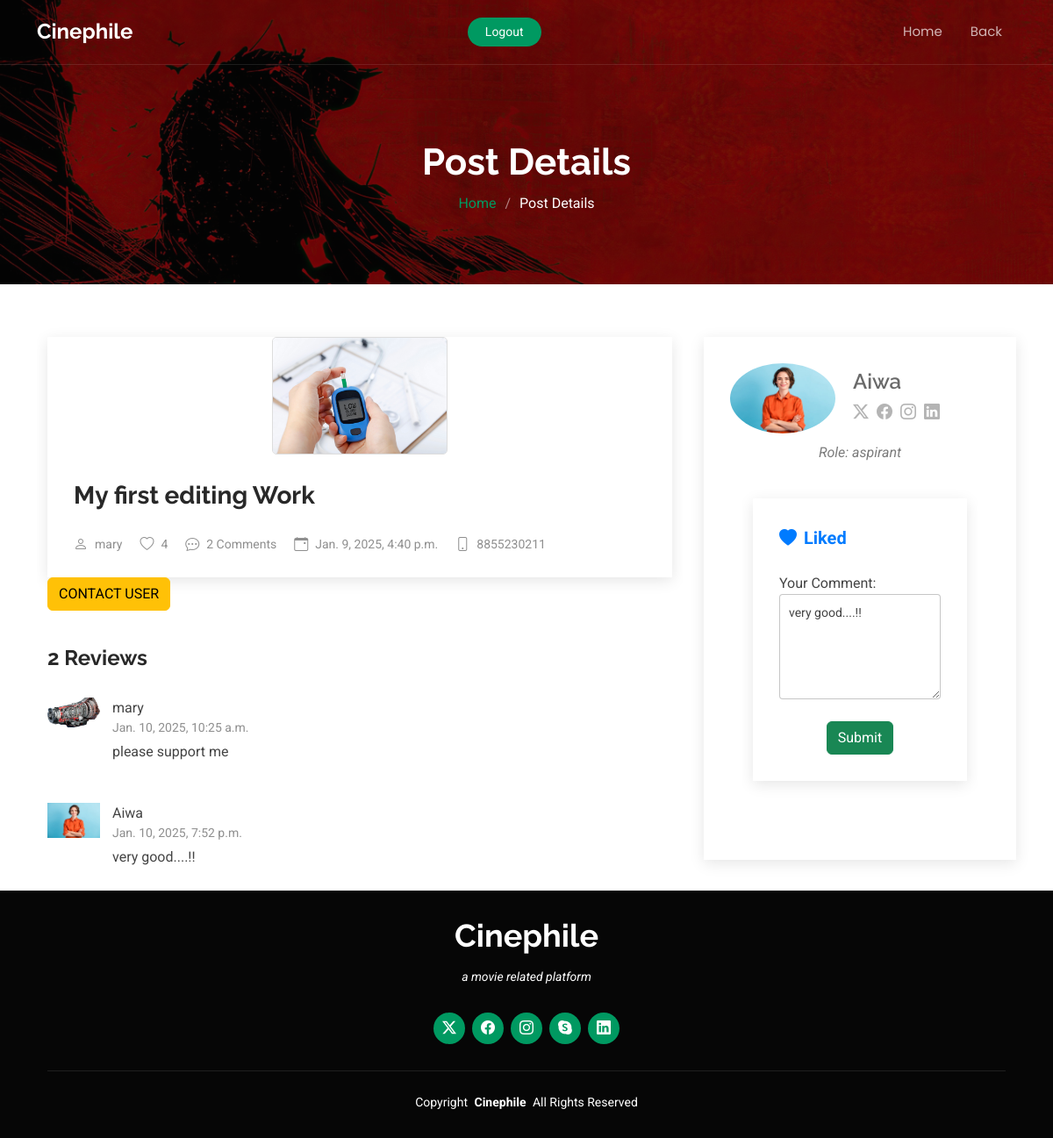
The app's page /agency_react/19 (signed in) with its own data.
### cinephile/models.py (models this page shows, shortened)
class AspirantPosts(models.Model):
    user = models.ForeignKey(User, on_delete=models.CASCADE)
    description = models.TextField()
    file = models.FileField()
    uploaded_at = models.DateTimeField(auto_now_add=True)
    verification = models.BooleanField(default=False)
    def get_file_type(self):
        extension = self.file.name.split('.')[-1].lower()
        if extension in ['jpg', 'jpeg', 'png', 'gif']:
            return 'image'
        elif extension in ['mp4', 'avi', 'mov']:
            return 'video'
        elif extension in ['doc', 'docx', 'pdf', 'xlsx']:
            return 'document'
        return 'other'

class User(AbstractUser):
    USER_ROLES = [
        ('critics', 'Critics'),
        ('aspirant', 'Aspirant'),
        ('agency', 'Agency'),
    ]
    mobile = models.CharField(max_length=15, blank=True, null=True)
    location = models.CharField(max_length=100, blank=True, null=True)
    role = models.CharField(max_length=10, choices=USER_ROLES, blank=True, null=True)
    image = models.ImageField(upload_to='profile_image/', blank=True, null=True)
    verification_status = models.BooleanField(default=False)

class Reactions(models.Model):
    post = models.ForeignKey(AspirantPosts, on_delete=models.CASCADE)
    user = models.ForeignKey(User, on_delete=models.CASCADE)
    like = models.BooleanField(default=False)
    comment = models.TextField(blank=True, null=True)
    is_commented = models.BooleanField(default=False)
    uploaded_at = models.DateTimeField(auto_now_add=True)

### cinephile/views.py (the view, shortened to what this page needs)
# urls.py: path('agency_react/<int:post_id>', views.agency_react, name='agency_react'),
@login_required
def agency_react(request, post_id):
    post = get_object_or_404(AspirantPosts, id=post_id)
    reactions = Reactions.objects.filter(post=post, is_commented=True)
    likes = Reactions.objects.filter(post=post, like=True).count()
    comments = Reactions.objects.filter(is_commented=True, post=post).count()
    self_reaction = Reactions.objects.filter(post=post, user=request.user).first()
    context = {'reactions': reactions, 'post': post, 'likes': likes, 'comments': comments, 'self_reaction': self_reaction}
    return render(request, 'agency_react.html', context)

### templates/agency_react.html (shortened to what this page needs)
{% load static %}
<!DOCTYPE html>
<html lang="en">
<head>
  <link href="{% static 'assets/vendor/bootstrap/css/bootstrap.min.css' %}" rel="stylesheet">
  <link href="{% static 'assets/vendor/bootstrap-icons/bootstrap-icons.css' %}" rel="stylesheet">
  <link href="{% static 'assets/vendor/aos/aos.css' %}" rel="stylesheet">
  <link href="{% static 'assets/vendor/glightbox/css/glightbox.min.css' %}" rel="stylesheet">
  <link href="{% static 'assets/vendor/swiper/swiper-bundle.min.css' %}" rel="stylesheet">
  <link href="{% static 'assets/css/main.css' %}" rel="stylesheet">
</head>
<body class="blog-details-page">
  <header id="header" class="header d-flex align-items-center fixed-top">
    <div class="container position-relative d-flex align-items-center justify-content-between">
      <a href="" class="logo d-flex align-items-center me-auto me-xl-0">
        <h1 class="sitename">Cinephile</h1>
      </a>
      <nav id="navmenu" class="navmenu">
        <ul>
          <li><a href="{% url 'agency_index' %}">Home</a></li>
          <li><a href="{% url 'all_posts' %}">Back</a></li>
      </nav>
      <a class="cta-btn" href="{% url 'logout' %}">Logout</a>
    </div>
  </header>
  <main class="main">
    <div class="page-title dark-background" data-aos="fade" style="background-image: url(../static/assets/img/batman_fanart-wallpaper-2560x1080.jpg);">
      <div class="container position-relative">
        <h1>Post Details</h1>
        <nav class="breadcrumbs">
          <ol>
            <li><a href="{% url 'agency_index' %}">Home</a></li>
            <li class="current">Post Details</li>
          </ol>
        </nav>
      </div>
    </div>
    <div class="container">
      <div class="row">
        <div class="col-lg-8">
          <section id="blog-details" class="blog-details section" data-aos="fade-up">
            <div class="container">
              <article class="article">
                <div class="post-img">
                    {% if post.file %}
                      {% if post.get_file_type == 'image' %}
                        <img src="{{ post.file.url }}" alt="Uploaded Image" class="img-fluid file-thumbnail">
                      {% elif post.get_file_type == 'video' %}
                        <video controls class="video-thumbnail file-thumbnail">
                          <source src="{{ post.file.url }}" type="video/mp4">
                          Your browser does not support the video tag.
                        </video>
                      {% elif post.get_file_type == 'document' %}
                        <a href="{{ post.file.url }}" target="_blank" class="btn btn-primary file-thumbnail">Download Document</a>
                      {% else %}
                        <a href="{{ post.file.url }}" target="_blank" class="file-thumbnail">View File</a>
                      {% endif %}
                    {% else %}
                      <p>No file uploaded.</p>
                    {% endif %}
                  </div>
                <h2 class="title">{{ post.description }}</h2>
                <div class="meta-top">
                  <ul>
                    <li class="d-flex align-items-center"><i class="bi bi-person"></i> <a href="">{{ post.user.username }}</a></li>
                    <li class="d-flex align-items-center"><i class="bi bi-heart"></i> <a href="">{{ likes }}</a></li>
                    <li class="d-flex align-items-center"><i class="bi bi-chat-dots"></i> <a href="">{{comments}} Comments</a></li>
                    <li class="d-flex align-items-center"><i class="bi bi-calendar-event"></i> <a href="">{{ post.uploaded_at }}</a></li>
                    <li class="d-flex align-items-center"><i class="bi bi-phone"></i> <a href="">{{ post.user.mobile }}</a></li>
                  </ul>
                </div>
            </article>
            <a href="mailto:{{ post.user.email }}?subject=Contact via Cinephile&body=Hello,">
                <button class="btn btn-warning" type="button">CONTACT USER</button>
            </a>
            </div>
          </section>
          <section id="blog-comments" class="blog-comments section" data-aos="fade-up">
            <div class="container">
              <h4 class="comments-count">{{ comments }} Reviews</h4>
              {% for reaction in reactions %}
              <div id="comment-1" class="comment">
                <div class="d-flex">
                  <div class="comment-img"><img src="{{ reaction.user.image.url }}" alt=""></div>
                  <div>
                    <span>{{ reaction.user.username }}</span>
                    <time datetime="2020-01-01">{{ reaction.uploaded_at }}</time>
                    <p>
                     {{reaction.comment}}
                    </p>
                  </div>
                </div>
              </div>
              {% endfor %}
            </div>
          </section>
        </div>
        <div class="col-lg-4 sidebar">
          <div class="widgets-container">
            <div class="blog-author-widget widget-item" data-aos="fade-up">
              <div class="d-flex flex-column align-items-center">
                <div class="d-flex align-items-center w-100">
                  <img src="{{ request.user.image.url }}" class="rounded-circle flex-shrink-0" alt="">
                  <div>
                    <h4>{{ request.user.username }}</h4>
                    <div class="social-links">
                      <a href=""><i class="bi bi-twitter-x"></i></a>
                      <a href=""><i class="bi bi-facebook"></i></a>
                      <a href=""><i class="biu bi-instagram"></i></a>
                      <a href=""><i class="biu bi-linkedin"></i></a>
                    </div>
                  </div>
                </div>
                <p>
                  Role: {{ request.user.role }}
                </p>
                <section id="comment-form" class="comment-form section">
                    <div class="container">
                        <form action="{% url 'agency_react' post.id %}" method="post">
                            <div class="row">
                                <div class="col form-group">
                                    <div class="like-button">
                                        <label for="like" class="like-label">
                                            <i class="bi {% if self_reaction and self_reaction.like %}bi-heart-fill{% else %}bi-heart{% endif %}" aria-hidden="true"></i>
                                            {% if self_reaction and self_reaction.like %}Liked{% else %}Like{% endif %}
                                        </label>
                                    </div>
                                </div>
                            </div>
                            <div class="row">
                                <div class="col form-group">
                                    <label for="comment">Your Comment:</label>
                                    <textarea id="comment" rows="4" class="form-control" placeholder="Write your comment here..." name="comment">{{ self_reaction.comment }}</textarea>
                                </div>
                            </div>
                            <div class="text-center">
                                <button type="submit" class="btn btn-success">Submit</button>
                            </div>
                        </form>
                    </div>
                </section>
              </div>
            </div>
          </div>
        </div>
      </div>
    </div>
  </main>
  <footer id="footer" class="footer dark-background">
    <div class="container">
      <h3 class="sitename">Cinephile</h3>
      <p>a movie related platform</p>
      <div class="social-links d-flex justify-content-center">
        <a href=""><i class="bi bi-twitter-x"></i></a>
        <a href=""><i class="bi bi-facebook"></i></a>
        <a href=""><i class="bi bi-instagram"></i></a>
        <a href=""><i class="bi bi-skype"></i></a>
        <a href=""><i class="bi bi-linkedin"></i></a>
      </div>
      <div class="container">
        <div class="copyright">
          <span>Copyright</span> <strong class="px-1 sitename">Cinephile</strong> <span>All Rights Reserved</span>
        </div>
      </div>
    </div>
  </footer>
</body>
</html>

### templates/agency_react.html (style rules this page uses)
.post-img { display: flex; justify-content: center; align-items: center; margin: 10px 0; }
.file-thumbnail { max-width: 200px; max-height: 150px; object-fit: cover; border: 1px solid #ddd; border-radius: 5px; overflow: hidden; }
.img-fluid { width: 100%; height: auto; }
.like-label { cursor: pointer; display: inline-flex; align-items: center; gap: 8px; font-weight: bold; color: #000000; transition: color 0.3s, transform 0.2s; }
.like-checkbox:checked + .like-label { color: #007bff; font-weight: bold; font-size: 20px; }

### records on screen
AspirantPosts: file (picture), description "My first editing Work", user.username "mary", uploaded_at "Jan. 9, 2025, 4:40 p.m.", user.mobile "8855230211"
Reactions: user.image (picture), user.username "mary", uploaded_at "Jan. 10, 2025, 10:25 a.m.", comment "please support me"
Reactions: user.image (picture), user.username "Aiwa", uploaded_at "Jan. 10, 2025, 7:52 p.m.", comment "very good....!!"
User: user.image (picture), user.username "Aiwa", user.role "aspirant"

### other values on screen
{{ likes }} "4"
{{ comments }} "2"
